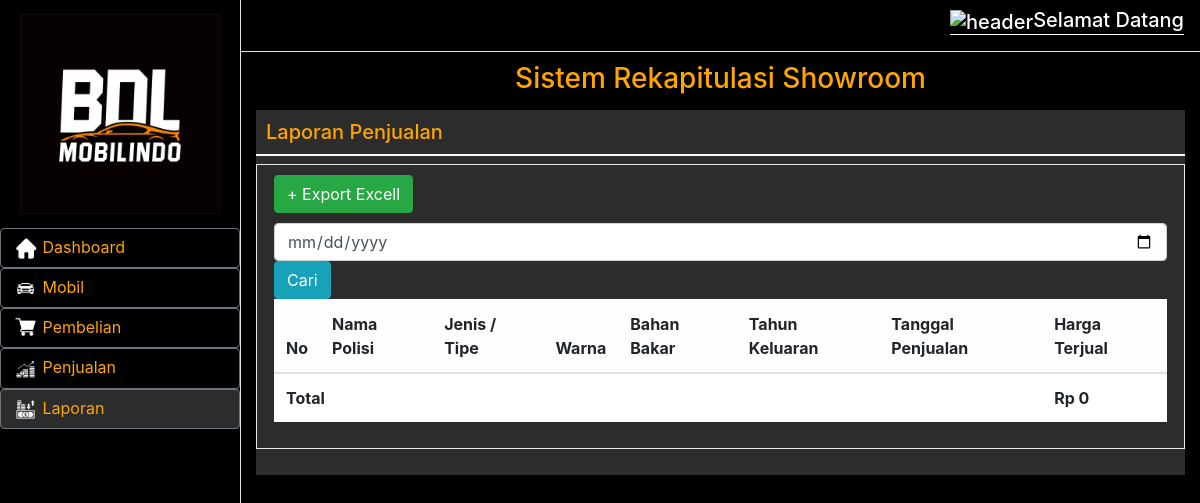
Before: /index.php/auth/lihatlaporanpenjualan with the older database file.
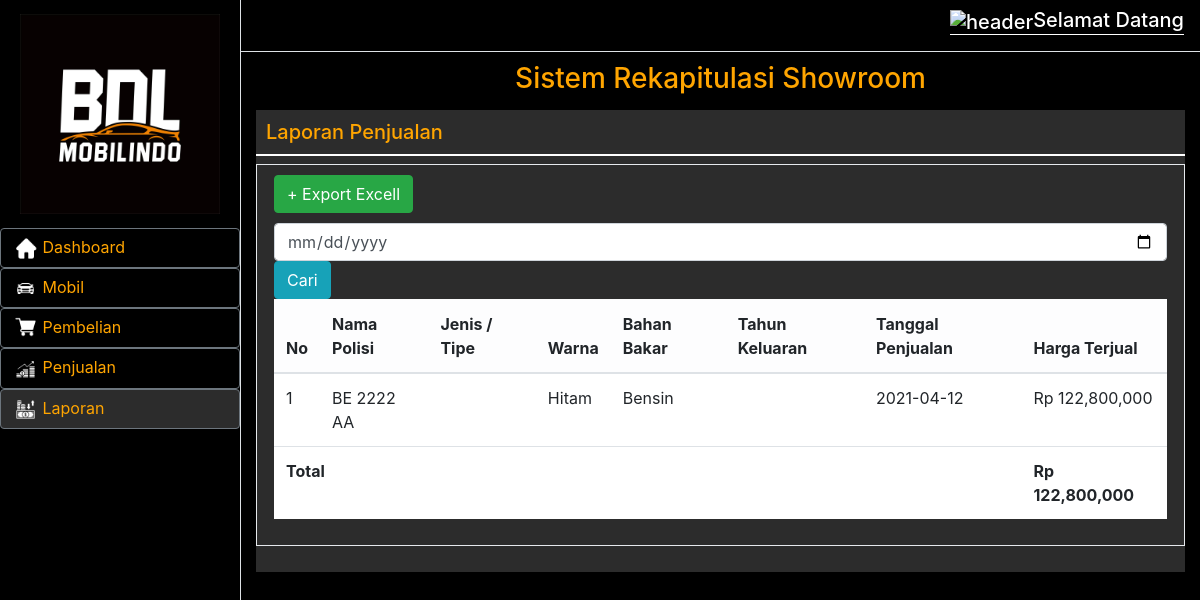
After: the same page with the newer database file.
### tables this page shows
CREATE TABLE `penjualan` (
  `id_jual` int(5) NOT NULL,
  `tgl_jual` date NOT NULL,
  `no_polis` varchar(30) NOT NULL,
  `jenis_type` varchar(30) NOT NULL,
  `warna` varchar(30) NOT NULL,
  `bahan_bakar` varchar(30) NOT NULL,
  `tahun_keluar` int(5) NOT NULL,
  `harga_jual` int(30) NOT NULL
);

### application/controllers/Auth.php (called while the page is built, shortened)
<?php
class Auth extends CI_Controller
{
    public function __construct()
    {
        $this->load->library('form_validation');
        $this->load->model('model_mobil');
        $this->load->model('model_pembelian');
        $this->load->model('model_penjualan');
    }
    public function lihatlaporanpenjualan()
    {
        $data = array(
            'title' => 'Data Mobil',
            'data_laporan' => $this->model_penjualan->tabel_laporan()
        );
        $data['sum_jumlahpenjualan'] = $this->model_penjualan->get_sum();
        $this->load->view('lihat-laporan-penjualan', $data);
    }
}

### index.php (called while the page is built, shortened)
<?php
require_once BASEPATH.'core/CodeIgniter.php';

### application/models/Model_penjualan.php (called while the page is built, shortened)
<?php
class model_penjualan extends CI_Model
{
    public function tabel_laporan()
    {
        $query = $this->db->order_by('id_jual', 'DESC')->get('penjualan');
        return $query->result();
    }
    public function get_sum()
    {
        $this->db->select_sum('harga_jual', 'jumlahpenjualan');
        $this->db->from('penjualan');
        return $this->db->get('')->row();
    }
}

### application/views/lihat-laporan-penjualan.php (the view, shortened to what the changed rows need)
<!DOCTYPE html>
<html>
<head>
    <link href="assets/vendor/bootstrap/css/bootstrap.min.css" rel="stylesheet">
    <link href="assets/css/lihat-mobil.css" rel="stylesheet">
</head>
<body>
    <div class="d-flex" id="wrapper">
        <div id="page-content-wrapper">
            <div class="container-fluid">
                <div class="card-wrapper pb-3">
                    <div class="x_panel">
                        <table class="table">
                            <thead class="table-light">
                                <tr>
                                    <th>No</th>
                                    <th>Nama Polisi</th>
                                    <th>Jenis / Tipe</th>
                                    <th>Warna</th>
                                    <th>Bahan Bakar</th>
                                    <th>Tahun Keluaran</th>
                                    <th>Tanggal Penjualan</th>
                                    <th>Harga Terjual</th>
                                </tr>
                            </thead>
                            <tbody>
                                <?php $i = 1;
                                foreach ($data_laporan as $mobil) { ?>
                                    <tr>
                                        <td><?= $i; ?></td>
                                        <td><?php echo $mobil->no_polis ?></td>
                                        <td><?php echo $mobil->jenis_typr ?></td>
                                        <td><?php echo $mobil->warna ?></td>
                                        <td><?php echo $mobil->bahan_bakar ?></td>
                                        <td><?php echo $mobil->tahun_keluaran ?></td>
                                        <td><?php echo $mobil->tgl_jual ?></td>
                                        <td>Rp <?php echo number_format($mobil->harga_jual) ?></td>
                                    </tr>
                                <?php $i++;
                                } ?>
                                <tr style="font-weight: bold;">
                                    <td colspan="7">Total</td>
                                    <td>Rp <?php echo number_format($sum_jumlahpenjualan->jumlahpenjualan) ?></td>
                                </tr>
                            </tbody>
                        </table>
                    </div>
                </div>
</body>
</html>

Changed rows visible on the page:
added penjualan: no_polis "BE 2222 AA", warna "Hitam", bahan_bakar "Bensin", tgl_jual "2021-04-12", harga_jual "122,800,000"
Other visible differences:
$sum_jumlahpenjualan->jumlahpenjualan: "0" → "122,800,000"
